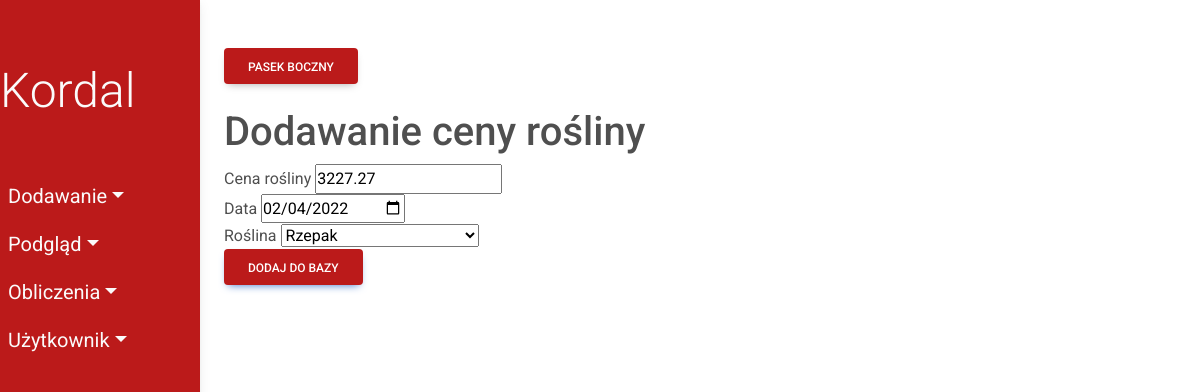
The page /plant_prices/update/7481 on the database its author committed.
### fields/models.py (models this page shows, shortened)
class PlantPrice(models.Model):
    price = models.DecimalField(max_digits=10, decimal_places=2, null=True)
    date = models.DateField()
    plant = models.ForeignKey(Plant, on_delete=models.CASCADE)
    is_predicted = models.BooleanField()
    class Meta:
        db_table = 'PlantPrice'

### fields/views/viewsPlantPrice.py (the view, shortened to what this page needs)
def update_plant_price(request, plant_price_id):
    plant_price_id = int(plant_price_id)
    try:
        plant_price_obj = PlantPrice.objects.get(id=plant_price_id)
    except PlantPrice.DoesNotExist:
        return redirect('show-plant_prices')
    plant_price_form = CreatePlantPrice(
        request.POST or None, instance=plant_price_obj)
    return render(request, 'fields/add/addPlantPrice.html', {'upload_form': plant_price_form})

### fields/forms.py
class CreatePlantPrice(forms.ModelForm):
    date = forms.DateField(widget=DatePickerInput)
    class Meta:
        model = PlantPrice
        fields = ('price', 'date', 'plant')
    def __init__(self, *args, **kwargs):
        super(CreatePlantPrice, self).__init__(*args, **kwargs)
        self.fields['price'].label='Cena rośliny'
        self.fields['date'].label='Data'
        self.fields['plant'].label='Roślina'

### fields/models.py (called while the page is built)
    def __str__(self):
        return self.plant_name

### fields/templates/fields/add/addPlantPrice.html (shortened to what this page needs)
{% extends 'fields/index.html' %}
{% block content %}
      <h1>Dodawanie ceny rośliny</h1>
      <form method = 'POST'>
        {% for field in upload_form %}
        <tr>
          <th>{{field.label}}</th>
          <td>{{ field }}</td>
          <br />
        </tr>
        {% endfor %}
      <button type="submit" class="btn btn-primary menu-btn">Dodaj do bazy</button>
      </form>
    </section>
    {% endblock %}

### fields/static/css/style.css (style rules this page uses)
* { margin: 0; padding: 0; box-sizing: border-box; }
:root { --nav-bg: #bb1a1a; --dropdown-bg: #cc2b2b }
body { min-height: 100vh; background-color: #fff; }
.menu-btn { background-color: var(--nav-bg); color:#fff }

### rows shown on the page
PlantPrice: upload_form "3227.27" "02/04/2022" "Rzepak"

### other values the page prints
{{ field.label }} "Cena rośliny" "Data" "Roślina"
